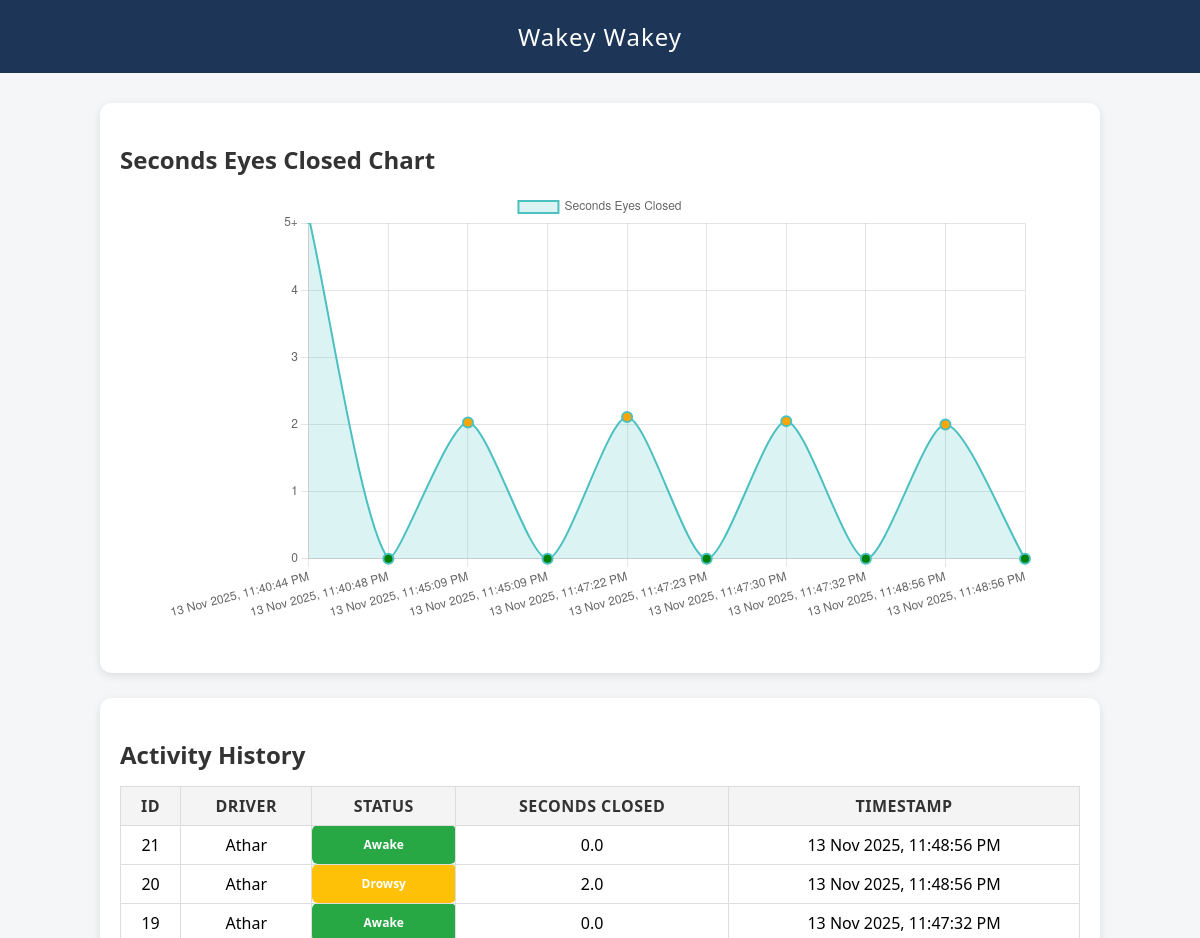
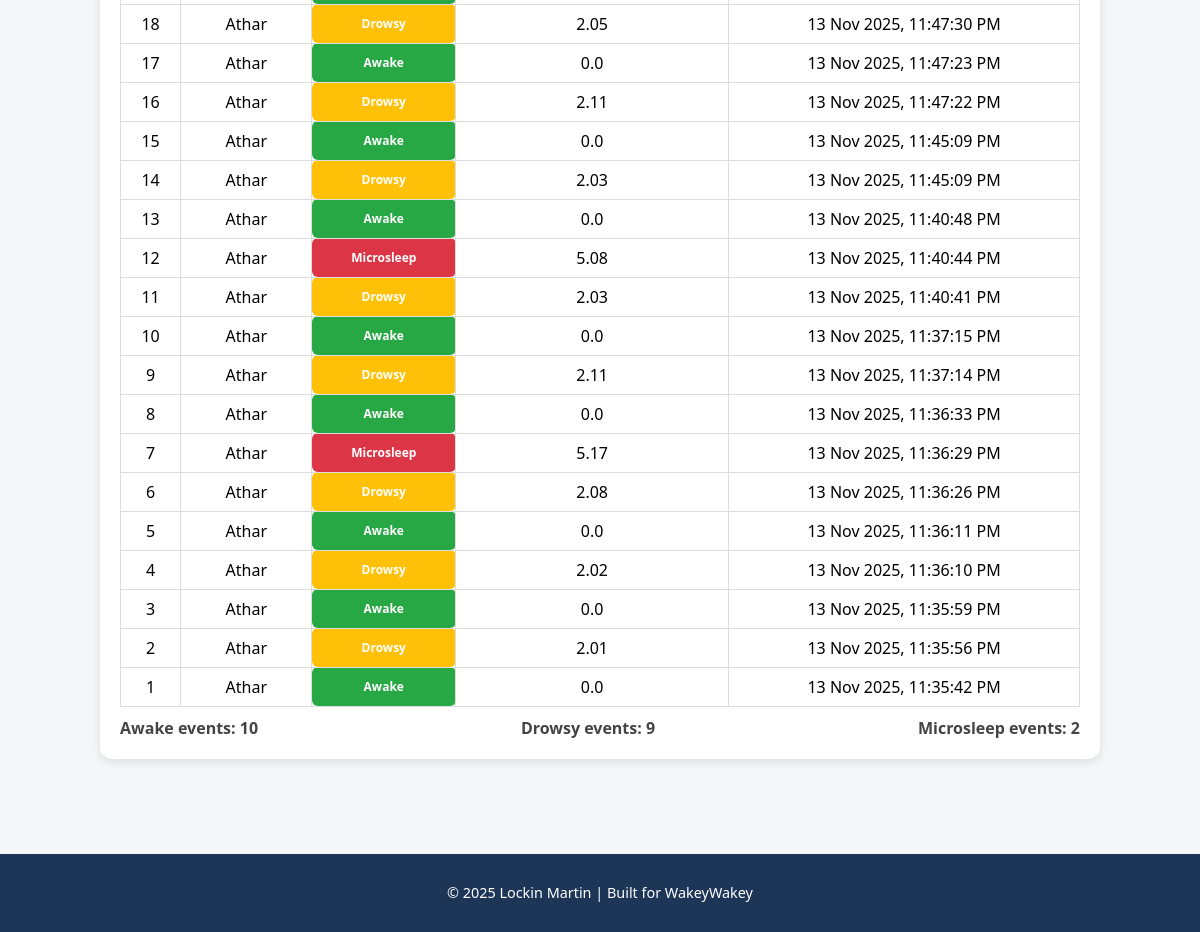
The page / on the database its author committed (2 pictures, top to bottom).
### tables this page shows
CREATE TABLE logs (
                id INTEGER PRIMARY KEY AUTOINCREMENT,
                driver TEXT,
                status TEXT,
                seconds_closed REAL DEFAULT 0,
                timestamp TEXT
            );

### Web.py (the view)
@app.route('/')
def dashboard():
    db = get_db()
    logs = db.execute("SELECT * FROM logs ORDER BY id DESC").fetchall()
    count_awake = db.execute("SELECT COUNT(*) FROM logs WHERE status='awake'").fetchone()[0]
    count_drowsy = db.execute("SELECT COUNT(*) FROM logs WHERE status='drowsy'").fetchone()[0]
    count_microsleep = db.execute("SELECT COUNT(*) FROM logs WHERE status='microsleep'").fetchone()[0]
    seconds_values = [row['seconds_closed'] if 'seconds_closed' in row.keys() else 0 for row in logs][-10:]
    labels = [row['timestamp'] for row in logs][-10:]
    return render_template(
        'dashboard.html',
        logs=logs,
        labels=labels,
        seconds_values=seconds_values,
        count_awake=count_awake,
        count_drowsy=count_drowsy,
        count_microsleep=count_microsleep,
        current_year=datetime.now().year
    )

### Web.py (called while the page is built)
def get_db():
    db = getattr(g, '_database', None)
    if db is None:
        db = g._database = sqlite3.connect(DATABASE)
        db.row_factory = sqlite3.Row
    return db

@app.teardown_appcontext
def close_connection(exception):
    db = getattr(g, '_database', None)
    if db is not None:
        db.close()

### templates/dashboard.html (shortened to what this page needs)
<!DOCTYPE html>
<html lang="en">
<head>
    <link rel="stylesheet" href="{{ url_for('static', filename='style.css') }}">
</head>
<body>
    <header>Wakey Wakey</header>
    <main>
        <div class="card">
            <h2>Seconds Eyes Closed Chart</h2>
            <div class="chart-container">
                <canvas id="statusChart"></canvas>
            </div>
        </div>
        <div class="card">
            <h2>Activity History</h2>
            <table>
                <tr>
                    <th>ID</th>
                    <th>Driver</th>
                    <th>Status</th>
                    <th>Seconds Closed</th>
                    <th>Timestamp</th>
                </tr>
                {% for row in logs %}
                <tr>
                    <td>{{ row['id'] }}</td>
                    <td>{{ row['driver'] }}</td>
                    <td class="{% if row['status']|lower == 'awake' %}status-awake{% elif row['status']|lower == 'drowsy' %}status-drowsy{% else %}status-microsleep{% endif %}">
                        {{ row['status'] }}
                    </td>
                    <td>{{ row['seconds_closed'] }}</td>
                    <td>{{ row['timestamp'] }}</td>
                </tr>
                {% endfor %}
            </table>
            <div class="summary">
                <div>Awake events: {{ count_awake }}</div>
                <div>Drowsy events: {{ count_drowsy }}</div>
                <div>Microsleep events: {{ count_microsleep }}</div>
            </div>
        </div>
    </main>
    <footer>
        <p>© {{ current_year }} Lockin Martin | Built for WakeyWakey</p>
    </footer>
    <script>
    const ctx = document.getElementById('statusChart');
    let chart = new Chart(ctx, {
        type: 'line',
        data: {
            labels: {{ labels|tojson }},
            datasets: [{
                label: 'Seconds Eyes Closed',
                data: {{ seconds_values|tojson }},
                borderColor: 'rgb(75, 192, 192)',
                backgroundColor: 'rgba(75, 192, 192, 0.2)',
                borderWidth: 2,
                fill: true,
                tension: 0.25,
                pointRadius: 5,
                pointBackgroundColor: function(context) {
                    const val = context.raw;
                    if (val === 0) return 'green';
                    if (val > 0 && val < 5) return 'orange';
                    return 'red';
                }
            }]
        },
        options: {
            responsive: true,
            scales: {
                y: {
                    beginAtZero: true,
                    max: 5,
                    ticks: {
                        stepSize: 1,
                        callback: function(value) {
                            return value === 5 ? '5+' : value;
                        }
                    }
                }
            }
        }
    });
    async function updateChart() {
        try {
            const response = await fetch('/api/logs');
            const data = await response.json();
            chart.data.labels = data.timestamps;
            chart.data.datasets[0].data = data.seconds_closed;
            chart.update();
        } catch (err) { console.error(err); }
    }
    updateChart();
    setInterval(updateChart, 1000);
    </script>
</body>
</html>

### static/style.css (style rules this page uses)
body { font-family: 'Segoe UI', Tahoma, Geneva, Verdana, sans-serif; background-color: #f4f6f8; margin: 0; padding: 0; }
header { background-color: #1d3557; color: white; text-align: center; padding: 20px; font-size: 1.5em; letter-spacing: 1px; }
main { padding: 30px; max-width: 1000px; margin: auto; }
.card { background-color: white; box-shadow: 0 3px 10px rgba(0,0,0,0.1); border-radius: 12px; padding: 20px; margin-bottom: 25px; }
h2 { color: #333; margin-bottom: 15px; }
.chart-container { width: 90%; margin: 0 auto 30px auto; }
table { width: 100%; border-collapse: collapse; margin-top: 15px; }
th, td { border-bottom: 1px solid #ddd; padding: 10px; text-align: left; }
th { background-color: #f1f3f5; color: #333; text-transform: uppercase; letter-spacing: 0.5px; }
.summary { display: flex; justify-content: space-between; margin-top: 10px; font-weight: bold; color: #444; }
td.status-awake, td.status-drowsy, td.status-microsleep { padding: 2px 6px; font-size: 0.75em; border-radius: 4px; font-weight: bold; text-align: center; text-transform: capitalize; }
td.status-awake { background-color: #28a745; color: white; }
td.status-drowsy { background-color: #ffc107; color: white; }
td.status-microsleep { background-color: #dc3545; color: white; }
footer { background-color: #1d3557; color: white; text-align: center; padding: 15px; margin-top: 40px; font-size: 0.9em; }

### templates/dashboard.html (style rules this page uses)
table { width: 100%; border-collapse: collapse; }
th, td { padding: 8px; text-align: center; border: 1px solid #ddd; }
th { background-color: #f4f4f4; }
td.status-awake { background-color: #28a745; color: white; font-weight: bold; padding: 5px 10px; border-radius: 6px; }
td.status-drowsy { background-color: #ffc107; color: white; font-weight: bold; padding: 5px 10px; border-radius: 6px; }
td.status-microsleep { background-color: #dc3545; color: white; font-weight: bold; padding: 5px 10px; border-radius: 6px; }

### rows shown on the page
logs: id "21", driver "Athar", status "Awake", seconds_closed "0.0", timestamp "13 Nov 2025, 11:48:56 PM"
logs: id "20", driver "Athar", status "Drowsy", seconds_closed "2.0", timestamp "13 Nov 2025, 11:48:56 PM"
logs: id "19", driver "Athar", status "Awake", seconds_closed "0.0", timestamp "13 Nov 2025, 11:47:32 PM"
logs: id "18", driver "Athar", status "Drowsy", seconds_closed "2.05", timestamp "13 Nov 2025, 11:47:30 PM"
logs: id "17", driver "Athar", status "Awake", seconds_closed "0.0", timestamp "13 Nov 2025, 11:47:23 PM"
logs: id "16", driver "Athar", status "Drowsy", seconds_closed "2.11", timestamp "13 Nov 2025, 11:47:22 PM"
logs: id "15", driver "Athar", status "Awake", seconds_closed "0.0", timestamp "13 Nov 2025, 11:45:09 PM"
logs: id "14", driver "Athar", status "Drowsy", seconds_closed "2.03", timestamp "13 Nov 2025, 11:45:09 PM"
logs: id "13", driver "Athar", status "Awake", seconds_closed "0.0", timestamp "13 Nov 2025, 11:40:48 PM"
logs: id "12", driver "Athar", status "Microsleep", seconds_closed "5.08", timestamp "13 Nov 2025, 11:40:44 PM"
logs: id "11", driver "Athar", status "Drowsy", seconds_closed "2.03", timestamp "13 Nov 2025, 11:40:41 PM"
logs: id "10", driver "Athar", status "Awake", seconds_closed "0.0", timestamp "13 Nov 2025, 11:37:15 PM"
logs: id "9", driver "Athar", status "Drowsy", seconds_closed "2.11", timestamp "13 Nov 2025, 11:37:14 PM"
logs: id "8", driver "Athar", status "Awake", seconds_closed "0.0", timestamp "13 Nov 2025, 11:36:33 PM"
logs: id "7", driver "Athar", status "Microsleep", seconds_closed "5.17", timestamp "13 Nov 2025, 11:36:29 PM"
logs: id "6", driver "Athar", status "Drowsy", seconds_closed "2.08", timestamp "13 Nov 2025, 11:36:26 PM"
logs: id "5", driver "Athar", status "Awake", seconds_closed "0.0", timestamp "13 Nov 2025, 11:36:11 PM"
logs: id "4", driver "Athar", status "Drowsy", seconds_closed "2.02", timestamp "13 Nov 2025, 11:36:10 PM"
logs: id "3", driver "Athar", status "Awake", seconds_closed "0.0", timestamp "13 Nov 2025, 11:35:59 PM"
logs: id "2", driver "Athar", status "Drowsy", seconds_closed "2.01", timestamp "13 Nov 2025, 11:35:56 PM"
logs: id "1", driver "Athar", status "Awake", seconds_closed "0.0", timestamp "13 Nov 2025, 11:35:42 PM"

### other values the page prints
{{ count_awake }} "10"
{{ count_drowsy }} "9"
{{ count_microsleep }} "2"
